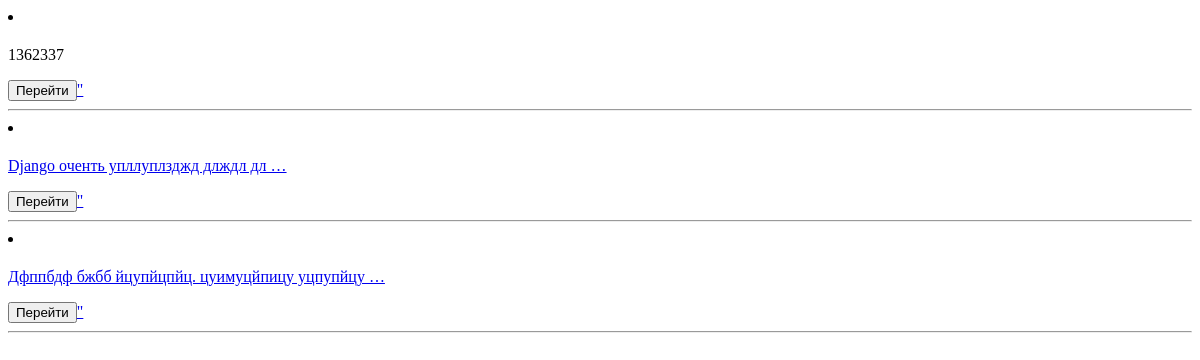
Before: / with the older database file.
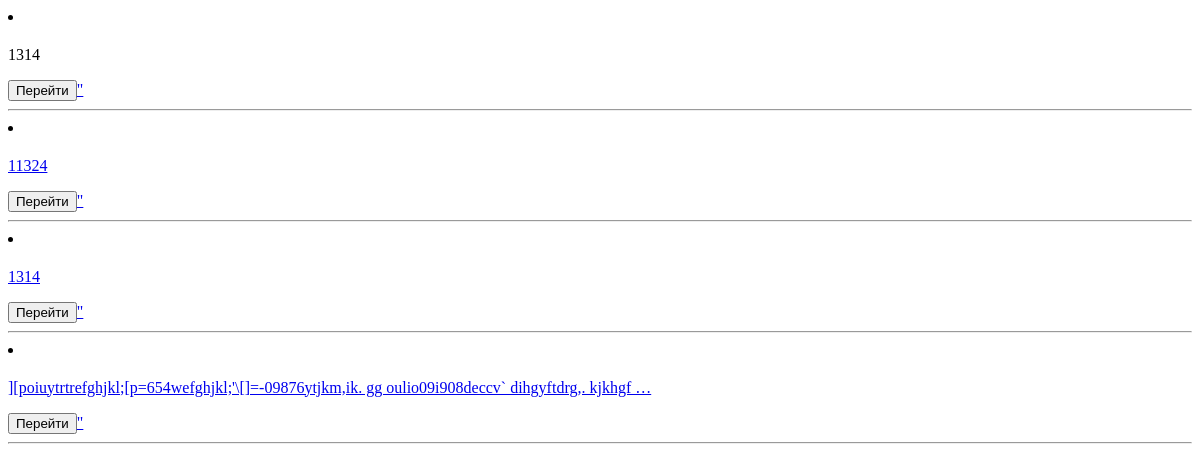
After: the same page with the newer database file.
### blog/models.py (models this page shows, shortened)
class Post(models.Model):
    title = models.CharField(max_length=255)
    text = models.TextField()
    category = models.ForeignKey('Category', on_delete=models.PROTECT, null=True)

### blog/views.py (the view)
# urls.py: path('', index, name='index'),
def index(request):
    posts = Post.objects.all()
    return render(request, 'index.html', {"posts": posts})

### blog/templates/index.html (shortened to what this page needs)
<!DOCTYPE html>
<html>
<head>
</head>
<body>
    {% for post in posts %}
        <li>
            <p>{{ post.text|linebreaks|truncatewords:5 }}</p>
            <a href="{% url 'detail' post.pk %}"><button>Перейти</button>"
            <hr>
        </li>
    {% endfor %}
</body>
</html>

Changed rows visible on the page:
removed Post: text "1362337"
removed Post: text "Django оченть упллуплзджд длждл дл …"
removed Post: text "Дфппбдф бжбб йцупйцпйц. цуимуцйпицу уцпупйцу …"
added Post: text "1314"
added Post: text "11324"
added Post: text "1314"
added Post: text "][poiuytrtrefghjkl;[p=654wefghjkl;'\\[]=-09876ytjkm,ik. gg oulio09i908deccv` dihgyftdrg,. kjkhgf …"
